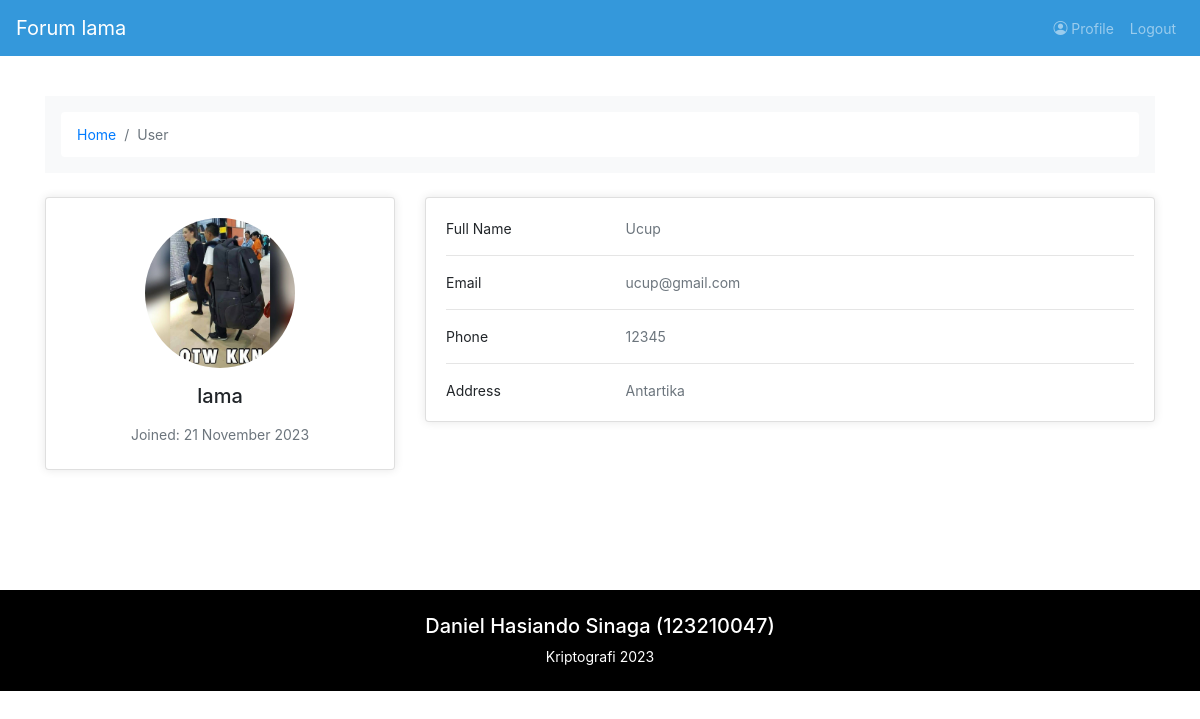
Screenshot of /profile.php?user=lama with the database file from the repository.
### tables this page shows
CREATE TABLE `users` (
  `username` varchar(255) NOT NULL,
  `name` varchar(255) NOT NULL,
  `password` varchar(255) NOT NULL,
  `email` varchar(255) NOT NULL,
  `phone` varchar(255) NOT NULL,
  `country` varchar(255) NOT NULL,
  `photo` varchar(255) NOT NULL,
  `joined` date NOT NULL
);

### profile.php (the view, shortened to what this page needs)
<?php
include('header.php');
include('koneksi.php');
if(!(isset($_SESSION['username']) || isset($_GET['user']))){
  echo '<script>window.location.href = "home.php";</script>';
}
else if (isset($_SESSION['username'])){
  $username = $_SESSION['username'];
}
else if(isset($_GET['user'])){
  $username = $_GET['user'];
}
$sql    = "SELECT * FROM users WHERE username = '$username'";
$query    = mysqli_query($connect, $sql);
while ($data = mysqli_fetch_array($query)) {
  $time = strtotime($data['joined']);
  $tahun = date('Y', $time);
  $bulan = date('F', $time);
  $tanggal = date('d', $time);
?>
  </head>
  <body>
    <?php include('navbar.php') ?>
    <section class="mt-5 py-5">
      <div class="container">
        <div class="row">
          <div class="col">
            <nav aria-label="breadcrumb" class="bg-light rounded-3 p-3 mb-4">
              <ol class="breadcrumb mb-0">
                <li class="breadcrumb-item"><a href="home.php">Home</a></li>
                <li class="breadcrumb-item active" aria-current="page">User</li>
              </ol>
            </nav>
          </div>
        </div>
        <div class="row">
          <div class="col-lg-4">
            <div class="card mb-4 profile-card">
              <div class="card-body text-center">
                <img src="<?= $data['photo']; ?>" alt="avatar" class="rounded-circle img-fluid profile-image">
                <h5 class="my-3"><?= $data['username']; ?></h5>
                <p class="text-muted mb-1">Joined: <?= $tanggal . " " . $bulan . " " . $tahun; ?></p>
              </div>
            </div>
          </div>
          <div class="col-lg-8">
            <div class="card mb-4 profile-card">
              <div class="card-body">
                <div class="row">
                  <div class="col-sm-3">
                    <p class="mb-0">Full Name</p>
                  </div>
                  <div class="col-sm-9">
                    <p class="text-muted mb-0"><?= $data['name']; ?></p>
                  </div>
                </div>
                <hr>
                <div class="row">
                  <div class="col-sm-3">
                    <p class="mb-0">Email</p>
                  </div>
                  <div class="col-sm-9">
                    <p class="text-muted mb-0"><?= $data['email']; ?></p>
                  </div>
                </div>
                <hr>
                <div class="row">
                  <div class="col-sm-3">
                    <p class="mb-0">Phone</p>
                  </div>
                  <div class="col-sm-9">
                    <p class="text-muted mb-0"><?= $data['phone']; ?></p>
                  </div>
                </div>
                <hr>
                <div class="row">
                  <div class="col-sm-3">
                    <p class="mb-0">Address</p>
                  </div>
                  <div class="col-sm-9">
                    <p class="text-muted mb-0"><?= $data['country']; ?></p>
                  </div>
                </div>
              </div>
            </div>
          </div>
        </div>
      </div>
    </section>
    <footer class="footer py-4 mt-5 black">
      <div class="container text-center">
        <p class="h5">Daniel Hasiando Sinaga (123210047)</p>
        <span class="text-white">Kriptografi <?= date('Y'); ?></span>
      </div>
    </footer>
  </body>
<?php } ?>
</html>

### navbar.php (shortened to what this page needs)
<nav class="navbar navbar-expand-md navbar-dark fixed-top warna">
  <a class="navbar-brand" href="home.php">Forum <?= $username; ?></a>
  <div class="collapse navbar-collapse" id="collapsibleNavbar">
    <ul class="navbar-nav ml-auto">
      <li class="nav-item">
        <a class="nav-link" href="profile.php">
          <i class="bi bi-person-circle"></i>
          Profile
        </a>
      </li>
      <li class="nav-item">
        <?php
        if ($username == NULL) {
          echo '<a class="nav-link" href="login.php">Login</a>';
        } else {
          echo '<a class="nav-link" href="logout.php">Logout</a>';
        }
        ?>
      </li>
    </ul>
  </div>
</nav>

### rows the page displays
users: photo (picture), username "lama", joined "21", joined "November", joined "2023", name "Ucup", email "ucup@gmail.com", phone "12345", country "Antartika"
